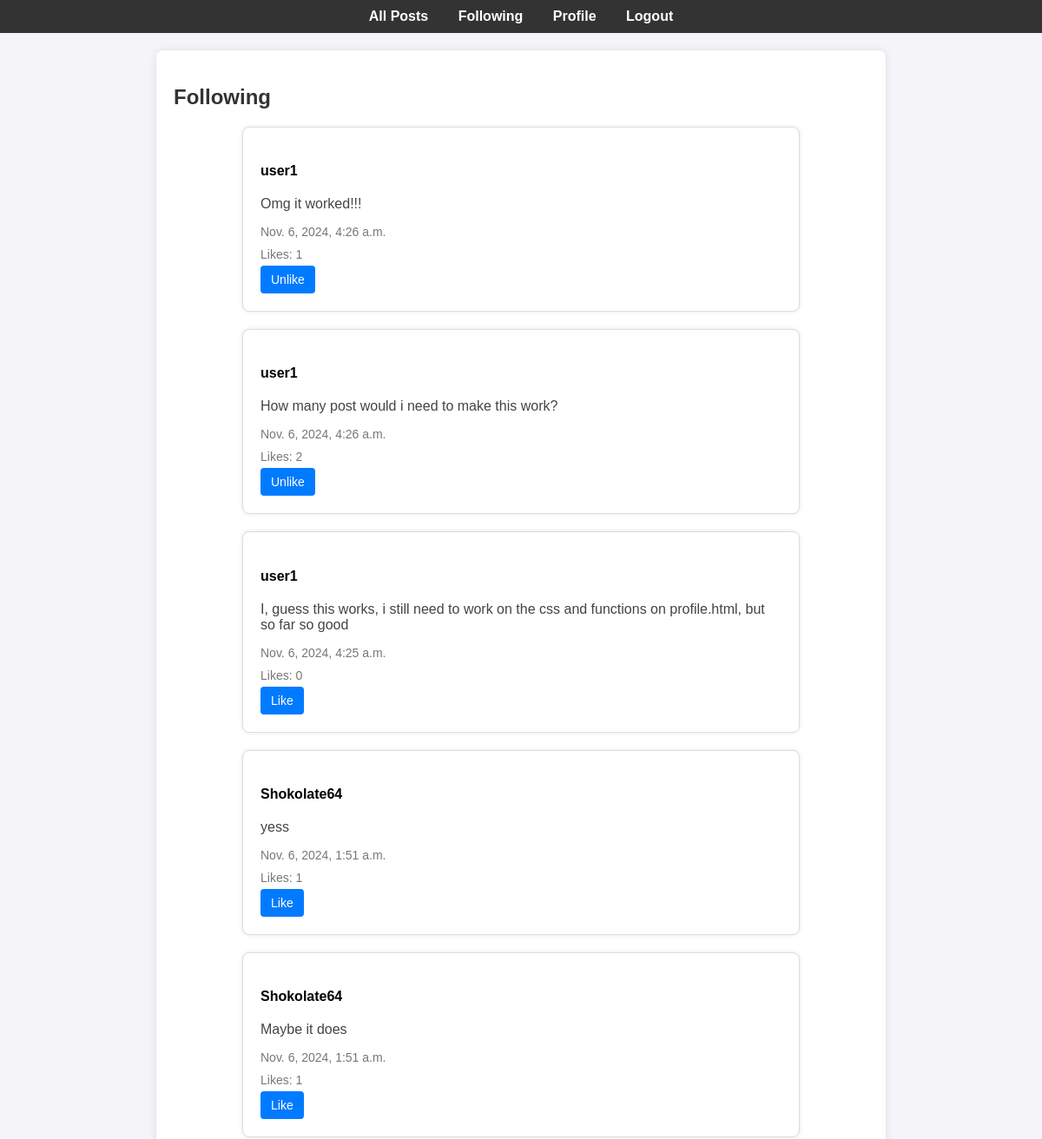
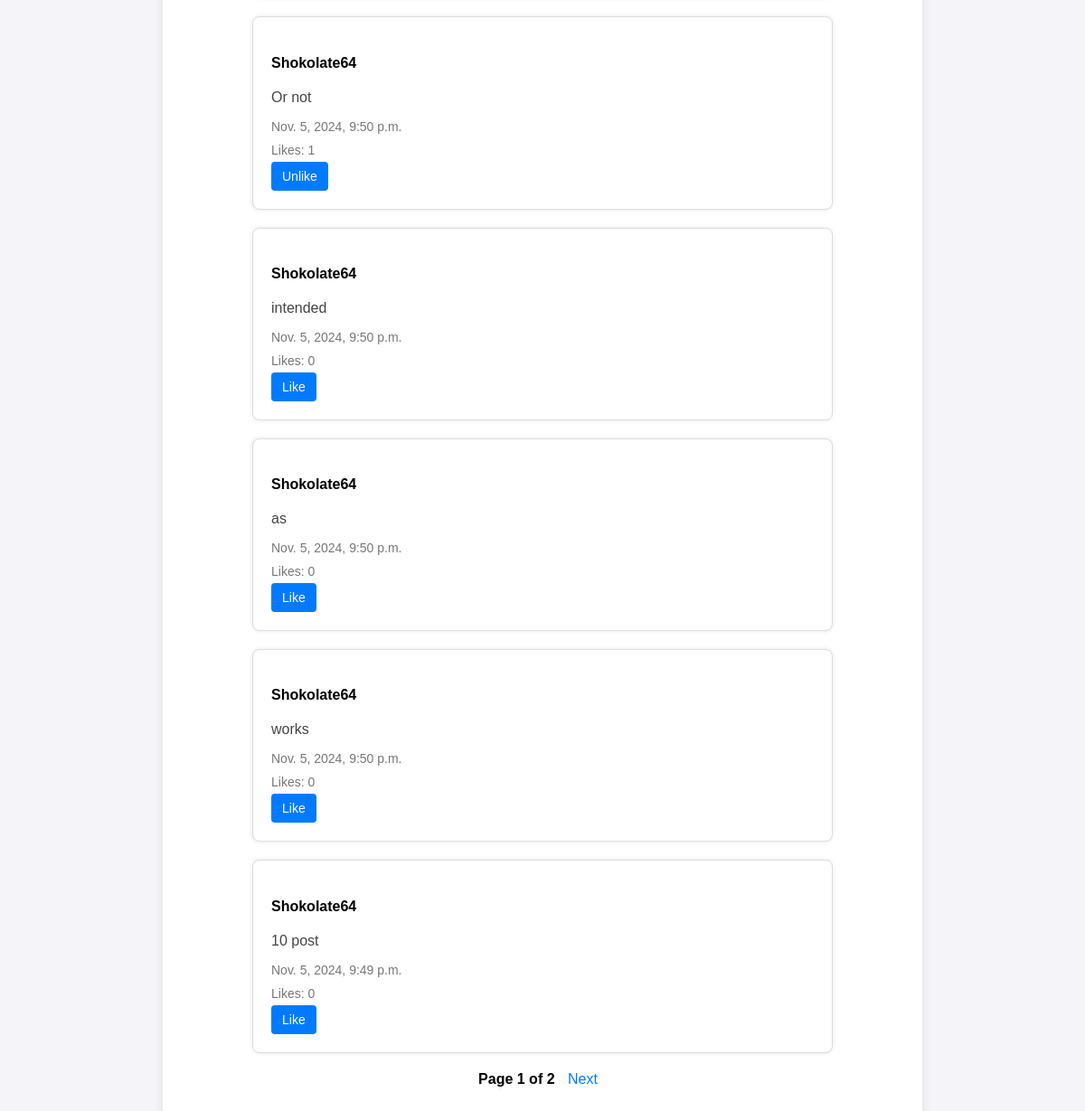
The page /following (signed in) on the database its author committed (2 pictures, top to bottom).
### network/models.py (models this page shows, shortened)
class Post(models.Model):
    user = models.ForeignKey(User, on_delete=models.CASCADE, related_name="posts")
    content = models.TextField()
    timestamp = models.DateTimeField(auto_now_add=True)
    likes = models.ManyToManyField(User, blank=True, related_name="liked_posts")

class User(AbstractUser):
    pass

### network/views.py (the view)
# urls.py: path("following", views.following, name="following"),
@login_required
def following(request):
    following_users = request.user.following.values_list('followed_user', flat=True)
    posts = Post.objects.filter(user__in=following_users).order_by("-timestamp")
    paginator = Paginator(posts, 10)
    page_number = request.GET.get("page")
    page_obj = paginator.get_page(page_number)
    return render(request, "network/following.html", {"page_obj": page_obj})

### network/templates/network/following.html (shortened to what this page needs)
{% extends "network/layout.html" %}
{% block content %}
<h2>Following</h2>
{% for post in page_obj %}
    <div class="post-container">
        <h4 class="post-username"><a href="{% url 'profile' post.user.id %}" class="user-link">{{ post.user.username }}</a></h4>
        <div class="post-content" id="post-content-{{ post.id }}">{{ post.content }}</div>
        <small class="post-timestamp">{{ post.timestamp }}</small>
        <p id="like-count-{{ post.id }}" class="post-likes">Likes: {{ post.likes.count }}</p>
        <button class="like-button" data-post-id="{{ post.id }}">
            {% if user in post.likes.all %}
                Unlike
            {% else %}
                Like
            {% endif %}
    </div>
{% endfor %}
<div class="pagination">
    <span>Page {{ page_obj.number }} of {{ page_obj.paginator.num_pages }}</span>
    {% if page_obj.has_next %}
        <a href="?page={{ page_obj.next_page_number }}">Next</a>
    {% endif %}
</div>
{% endblock %}

### network/static/network/styles.css (style rules this page uses)
body { font-family: Arial, sans-serif; background-color: #f4f4f9; margin: 0; padding: 0; }
h2 { color: #333; }
small { color: #888; }
button, .like-button { background-color: #007bff; color: #fff; border: none; border-radius: 4px; padding: 8px 12px; cursor: pointer; font-size: 14px; }
.pagination { text-align: center; margin: 20px 0; }
.pagination a { margin: 0 10px; color: #007bff; text-decoration: none; }
.pagination span { font-weight: bold; }
.post-container { max-width: 600px; margin: 20px auto; padding: 20px; background-color: #fff; border: 1px solid #ddd; border-radius: 8px; box-shadow: 0 0 5px rgba(0, 0, 0, 0.1); display: flex; flex-direction: column; align-items: flex-start; text-align: left; }
.post-username { font-weight: bold; color: #333; margin-bottom: 10px; }
.post-content { font-size: 16px; color: #444; margin: 10px 0; align-self: flex-start; }
.post-timestamp, .post-likes { font-size: 14px; color: #777; margin: 5px 0; align-self: flex-start; }
.edit-button, .like-button { padding: 8px 12px; background-color: #007bff; color: #fff; border: none; border-radius: 4px; font-size: 14px; cursor: pointer; transition: background-color 0.3s; }
.user-link { color: black; text-decoration: none; font-weight: bold; }

### rows shown on the page
Post: user.username "user1", content "Omg it worked!!!", timestamp "Nov. 6, 2024, 4:26 a.m.", likes.count "1", shows "Unlike"
Post: user.username "user1", content "How many post would i need to make this work?", timestamp "Nov. 6, 2024, 4:26 a.m.", likes.count "2", shows "Unlike"
Post: user.username "user1", content "I, guess this works, i still need to work on the css and functions on profile.html, but so far so good", timestamp "Nov. 6, 2024, 4:25 a.m.", likes.count "0", shows "Like"
Post: user.username "Shokolate64", content "yess", timestamp "Nov. 6, 2024, 1:51 a.m.", likes.count "1", shows "Like"
Post: user.username "Shokolate64", content "Maybe it does", timestamp "Nov. 6, 2024, 1:51 a.m.", likes.count "1", shows "Like"
Post: user.username "Shokolate64", content "Or not", timestamp "Nov. 5, 2024, 9:50 p.m.", likes.count "1", shows "Unlike"
Post: user.username "Shokolate64", content "intended", timestamp "Nov. 5, 2024, 9:50 p.m.", likes.count "0", shows "Like"
Post: user.username "Shokolate64", content "as", timestamp "Nov. 5, 2024, 9:50 p.m.", likes.count "0", shows "Like"
Post: user.username "Shokolate64", content "works", timestamp "Nov. 5, 2024, 9:50 p.m.", likes.count "0", shows "Like"
Post: user.username "Shokolate64", content "10 post", timestamp "Nov. 5, 2024, 9:49 p.m.", likes.count "0", shows "Like"

### other values the page prints
{{ page_obj.number }} "1"
{{ page_obj.paginator.num_pages }} "2"
